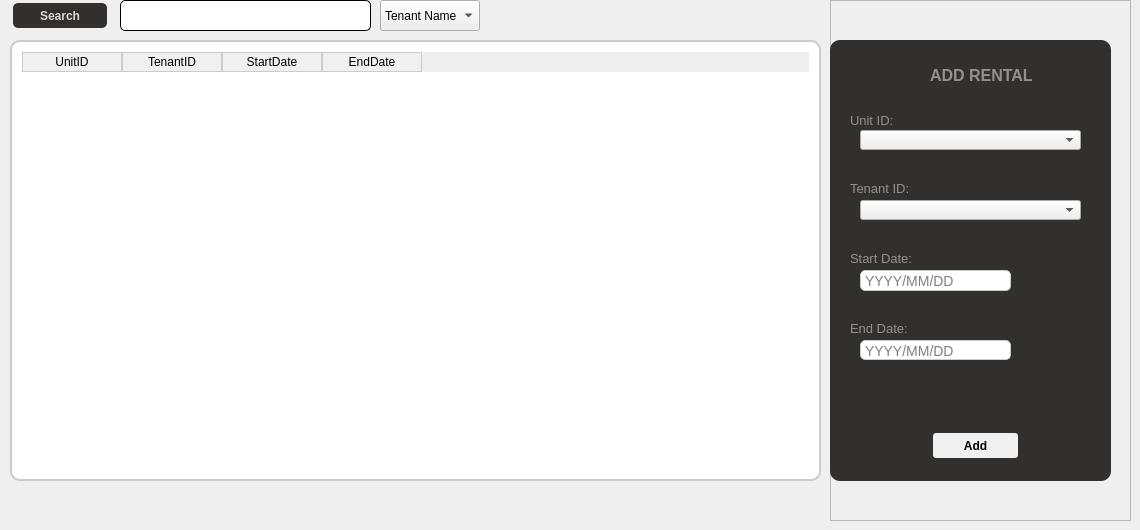
      <widget class="QWidget" name="RentalsPage">
       <widget class="QTableWidget" name="RentalsTable">
        <property name="geometry">
         <rect>
          <x>-10</x>
          <y>20</y>
          <width>851</width>
          <height>481</height>
         </rect>
        </property>
        <property name="styleSheet">
         <string notr="true">QTableView {
    background-color: #FFFFFF;
    border: 2px solid #CCCCCC; 
    border-radius: 10px; 
    box-shadow: 0px 0px 10px rgba(0, 0, 0, 0.2); 
    padding: 10px; 
    margin: 20px;
}

QTableView::item {
    padding: 5px; 
}

QTableView::item:selected {
    background-color: #C3DAF9; 
}

QHeaderView::section {
    background-color: #F0F0F0; 
    border: 1px solid #CCCCCC;
}
</string>
        </property>
        <column>
         <property name="text">
          <string>UnitID</string>
         </property>
        </column>
        <column>
         <property name="text">
          <string>TenantID</string>
         </property>
        </column>
        <column>
         <property name="text">
          <string>StartDate</string>
         </property>
        </column>
        <column>
         <property name="text">
          <string>EndDate</string>
         </property>
        </column>
       </widget>
       <widget class="QFrame" name="AddRentalFrame_2">
        <property name="geometry">
         <rect>
          <x>830</x>
          <y>0</y>
          <width>301</width>
          <height>521</height>
         </rect>
        </property>
        <property name="frameShape">
         <enum>QFrame::StyledPanel</enum>
        </property>
        <property name="frameShadow">
         <enum>QFrame::Raised</enum>
        </property>
        <widget class="QLabel" name="label_20">
         <property name="geometry">
          <rect>
           <x>20</x>
           <y>110</y>
           <width>81</width>
           <height>21</height>
          </rect>
         </property>
         <property name="font">
          <font>
           <pointsize>10</pointsize>
          </font>
         </property>
         <property name="styleSheet">
          <string notr="true">background-color: #31302E;
color: #94908D;</string>
         </property>
         <property name="text">
          <string>Unit ID:</string>
         </property>
        </widget>
        <widget class="QLabel" name="label_21">
         <property name="geometry">
          <rect>
           <x>20</x>
           <y>180</y>
           <width>71</width>
           <height>16</height>
          </rect>
         </property>
         <property name="font">
          <font>
           <pointsize>10</pointsize>
          </font>
         </property>
         <property name="styleSheet">
          <string notr="true">background-color: #31302E;
color: #94908D;</string>
         </property>
         <property name="text">
          <string>Tenant ID:</string>
         </property>
        </widget>
        <widget class="QLabel" name="label_22">
         <property name="geometry">
          <rect>
           <x>20</x>
           <y>250</y>
           <width>81</width>
           <height>16</height>
          </rect>
         </property>
         <property name="font">
          <font>
           <pointsize>10</pointsize>
          </font>
         </property>
         <property name="styleSheet">
          <string notr="true">background-color: #31302E;
color: #94908D;</string>
         </property>
         <property name="text">
          <string>Start Date:</string>
         </property>
        </widget>
        <widget class="QLineEdit" name="StartDate">
         <property name="geometry">
          <rect>
           <x>30</x>
           <y>270</y>
           <width>151</width>
           <height>21</height>
          </rect>
         </property>
         <property name="styleSheet">
          <string notr="true">QLineEdit {
    padding: 2px; /* Padding inside the line edit */
    border: 1px solid #CCCCCC; /* Border with light gray color */
    border-radius: 5px; /* Rounded corners */
    font-size: 14px; /* Font size */
}

QLineEdit:hover {
    border-color: #AAAAAA; /* Darker border color on hover */
}

QLineEdit:focus {
    border-color: #4CAF50; /* Green border color when focused */
    /* Optional: Outline or box-shadow to indicate focus */
    outline: none;
    box-shadow: 0 0 5px rgba(81, 203, 238, 1);
}

QLineEdit:disabled {
    background-color: #F0F0F0; /* Light gray background when disabled */
    color: #808080; /* Dimmed text color when disabled */
    border-color: #D3D3D3; /* Light gray border color when disabled */
}</string>
         </property>
         <property name="placeholderText">
          <string>YYYY/MM/DD</string>
         </property>
        </widget>
        <widget class="QLabel" name="label_23">
         <property name="geometry">
          <rect>
           <x>20</x>
           <y>320</y>
           <width>91</width>
           <height>16</height>
          </rect>
         </property>
         <property name="font">
          <font>
           <pointsize>10</pointsize>
          </font>
         </property>
         <property name="styleSheet">
          <string notr="true">background-color: #31302E;
color: #94908D;</string>
         </property>
         <property name="text">
          <string>End Date:</string>
         </property>
        </widget>
        <widget class="QLineEdit" name="ContactNum_2">
         <property name="geometry">
          <rect>
           <x>30</x>
           <y>340</y>
           <width>151</width>
           <height>20</height>
          </rect>
         </property>
         <property name="styleSheet">
          <string notr="true">QLineEdit {
    padding: 2px; /* Padding inside the line edit */
    border: 1px solid #CCCCCC; /* Border with light gray color */
    border-radius: 5px; /* Rounded corners */
    font-size: 14px; /* Font size */
}

QLineEdit:hover {
    border-color: #AAAAAA; /* Darker border color on hover */
}

QLineEdit:focus {
    border-color: #4CAF50; /* Green border color when focused */
    /* Optional: Outline or box-shadow to indicate focus */
    outline: none;
    box-shadow: 0 0 5px rgba(81, 203, 238, 1);
}

QLineEdit:disabled {
    background-color: #F0F0F0; /* Light gray background when disabled */
    color: #808080; /* Dimmed text color when disabled */
    border-color: #D3D3D3; /* Light gray border color when disabled */
}</string>
         </property>
         <property name="placeholderText">
          <string>YYYY/MM/DD</string>
         </property>
        </widget>
        <widget class="QComboBox" name="UnitIDRentals">
         <property name="geometry">
          <rect>
           <x>30</x>
           <y>130</y>
           <width>221</width>
           <height>20</height>
          </rect>
         </property>
         <property name="styleSheet">
          <string notr="true"/>
         </property>
         <property name="duplicatesEnabled">
          <bool>false</bool>
         </property>
        </widget>
        <widget class="QComboBox" name="TenantIDRentals">
         <property name="geometry">
          <rect>
           <x>30</x>
           <y>200</y>
           <width>221</width>
           <height>20</height>
          </rect>
         </property>
         <property name="styleSheet">
          <string notr="true">QLineEdit {
    padding: 5px; /* Padding inside the line edit */
    border: 1px solid #CCCCCC; /* Border with light gray color */
    border-radius: 5px; /* Rounded corners */
    font-size: 14px; /* Font size */
}

QLineEdit:hover {
    border-color: #AAAAAA; /* Darker border color on hover */
}

QLineEdit:focus {
    border-color: #4CAF50; /* Green border color when focused */
    /* Optional: Outline or box-shadow to indicate focus */
    outline: none;
    box-shadow: 0 0 5px rgba(81, 203, 238, 1);
}

QLineEdit:disabled {
    background-color: #F0F0F0; /* Light gray background when disabled */
    color: #808080; /* Dimmed text color when disabled */
    border-color: #D3D3D3; /* Light gray border color when disabled */
}</string>
         </property>
        </widget>
        <widget class="QWidget" name="widget_2" native="true">
         <property name="geometry">
          <rect>
           <x>0</x>
           <y>40</y>
           <width>281</width>
           <height>441</height>
          </rect>
         </property>
         <property name="styleSheet">
          <string notr="true">background-color: #31302E;
border-top-right-radius: 10px;
border-top-left-radius: 10px;
border-bottom-right-radius: 10px;
border-bottom-left-radius: 10px;


</string>
         </property>
         <widget class="QLabel" name="label_35">
          <property name="geometry">
           <rect>
            <x>100</x>
            <y>20</y>
            <width>121</width>
            <height>31</height>
           </rect>
          </property>
          <property name="font">
           <font>
            <pointsize>12</pointsize>
            <bold>true</bold>
           </font>
          </property>
          <property name="styleSheet">
           <string notr="true">color: #94908D;</string>
          </property>
          <property name="text">
           <string>ADD RENTAL</string>
          </property>
         </widget>
         <widget class="QPushButton" name="AddRental">
          <property name="geometry">
           <rect>
            <x>100</x>
            <y>390</y>
            <width>91</width>
            <height>31</height>
           </rect>
          </property>
          <property name="styleSheet">
           <string notr="true">QPushButton {
    background-color: #f0f0f0; /* Solid color */
    border: none;
    border-radius: 3px;
    color: black;
    padding: 0px 0px;
    text-align: center;
    font-size: 12px;
    font-weight: bold;
    min-width: 10px;
    min-height: 4px;
    margin: 3px;
	padding-right: 0px;
	
}

QPushButton:hover {
    background-color: #94908D; /* Solid color on hover */
}

QPushButton:pressed {
    background-color: #94908D; /* Solid color on pressed */
}

QPushButton:disabled {
    background-color: #000000; /* Solid color on disabled */
    color: #757575;
}
</string>
          </property>
          <property name="text">
           <string>Add</string>
          </property>
         </widget>
        </widget>
        <zorder>widget_2</zorder>
        <zorder>label_20</zorder>
        <zorder>label_21</zorder>
        <zorder>label_22</zorder>
        <zorder>StartDate</zorder>
        <zorder>label_23</zorder>
        <zorder>ContactNum_2</zorder>
        <zorder>UnitIDRentals</zorder>
        <zorder>TenantIDRentals</zorder>
       </widget>
       <widget class="QPushButton" name="SearchRentals">
        <property name="geometry">
         <rect>
          <x>10</x>
          <y>0</y>
          <width>100</width>
          <height>31</height>
         </rect>
        </property>
        <property name="styleSheet">
         <string notr="true">QPushButton {
    background-color: #31302E; /* Solid color */
    border: none;
    border-radius: 5px;
    color: #d8d8d8;
    padding: 0px 0px;
    text-align: center;
    font-size: 12px;
    font-weight: bold;
    min-width: 10px;
    min-height: 4px;
    margin: 3px;
	padding-right: 0px;
	
}

QPushButton:hover {
    background-color: #94908D; /* Solid color on hover */
}

QPushButton:pressed {
    background-color: #94908D; /* Solid color on pressed */
}

QPushButton:disabled {
    background-color: #000000; /* Solid color on disabled */
    color: #757575;
}
</string>
        </property>
        <property name="text">
         <string>Search</string>
        </property>
       </widget>
       <widget class="QLineEdit" name="SearchBarRentals">
        <property name="geometry">
         <rect>
          <x>120</x>
          <y>0</y>
          <width>251</width>
          <height>31</height>
         </rect>
        </property>
        <property name="styleSheet">
         <string notr="true">QLineEdit {
    padding: 5px; /* Padding inside the line edit */
    border: 1px solid #000000; /* Border with light gray color */
    border-radius: 5px; /* Rounded corners */
    font-size: 14px; /* Font size */
}

QLineEdit:hover {
    border-color: #AAAAAA; /* Darker border color on hover */
}

QLineEdit:focus {
    border-color: #4CAF50; /* Green border color when focused */
    /* Optional: Outline or box-shadow to indicate focus */
    outline: none;
    box-shadow: 0 0 5px rgba(81, 203, 238, 1);
}

QLineEdit:disabled {
    background-color: #F0F0F0; /* Light gray background when disabled */
    color: #808080; /* Dimmed text color when disabled */
    border-color: #D3D3D3; /* Light gray border color when disabled */
}</string>
        </property>
       </widget>
       <widget class="QComboBox" name="SearchRentalsComboBox">
        <property name="geometry">
         <rect>
          <x>380</x>
          <y>0</y>
          <width>100</width>
          <height>31</height>
         </rect>
        </property>
        <property name="styleSheet">
         <string notr="true">QLineEdit {
    padding: 5px; /* Padding inside the line edit */
    border: 1px solid #CCCCCC; /* Border with light gray color */
    border-radius: 5px; /* Rounded corners */
    font-size: 14px; /* Font size */
}

QLineEdit:hover {
    border-color: #AAAAAA; /* Darker border color on hover */
}

QLineEdit:focus {
    border-color: #4CAF50; /* Green border color when focused */
    /* Optional: Outline or box-shadow to indicate focus */
    outline: none;
    box-shadow: 0 0 5px rgba(81, 203, 238, 1);
}

QLineEdit:disabled {
    background-color: #F0F0F0; /* Light gray background when disabled */
    color: #808080; /* Dimmed text color when disabled */
    border-color: #D3D3D3; /* Light gray border color when disabled */
}</string>
        </property>
        <item>
         <property name="text">
          <string>Tenant Name</string>
         </property>
        </item>
        <item>
         <property name="text">
          <string>Unit Name</string>
         </property>
        </item>
        <item>
         <property name="text">
          <string>Unit ID</string>
         </property>
        </item>
        <item>
         <property name="text">
          <string>Tenant ID</string>
         </property>
        </item>
       </widget>
      </widget>
